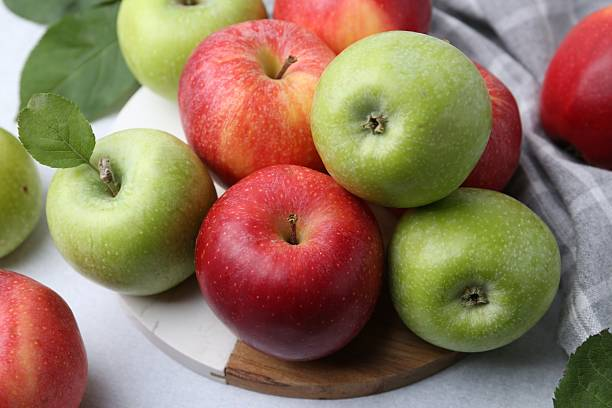
#> input picture src/apples.jpg, 612 x 408 px, given in place of the camera
$ python Nal6.py
#> lines starting #> are read from the running program, lines starting #| are printed output that depends on the picture; after the words box and inside, x2 and y2 are one past the last pixel; in counts of white or black regions, pixels touching at a corner belong together
import cv2 as cv
import numpy as np
import matplotlib.colors as cl

# a
cap = cv.VideoCapture(0) # 0 = privzeta spletna kamera
# Namesto številke lahko podamo tudi ime video datoteke
# Zanka za pridobitev naslednje slike

i = 0
while(True):
    i += 1
    # Poskusimo pridobiti trenutno sliko s spletne kamere
    ret, frame = cap.read()
#> frame is the input picture: shape (408, 612, 3); mean B, G, R 93.1, 119.2, 145.8
    # Če to ni mogoče (kamera izključena, itd.), končamo z izvajanjem funkcije
    if not ret:
        break
    # Prikaži trenutno sliko
    cv.imshow(f'frame1', frame)
    cv.imshow(f'frame2', frame)
    # Ob pritisku tipke 'q' prekini izvajanje funkcije
    if cv.waitKey(1) & 0xFF == ord('q'):
#> (key q is pressed here)
        break
# Zapri kamero in okno
cap.release()
cv.destroyAllWindows()

#b
cap = cv.VideoCapture(0)

while(True):
    ret, frame = cap.read()
    if not ret:
        break

    frame = cv.flip(frame, 1)
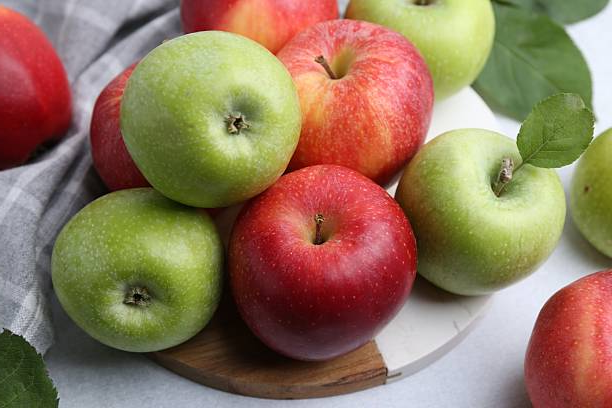
#> frame: shape (408, 612, 3); mean B, G, R 93.1, 119.2, 145.8

    gray = cv.cvtColor(frame, cv.COLOR_BGR2GRAY)
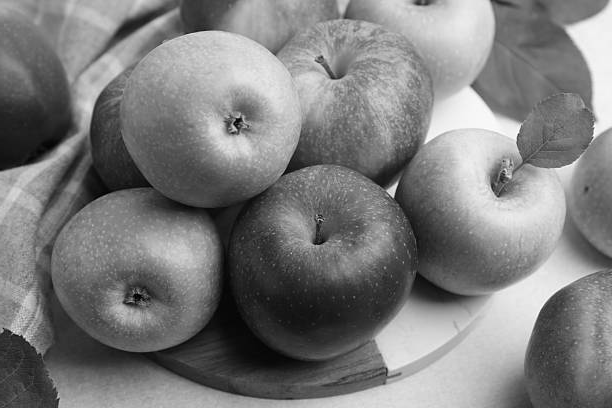
#> gray: shape (408, 612); min 1, max 254, mean 124.2

    cv.imshow(f'Original', frame)
    cv.imshow(f'Sivinska slika', gray)
    if cv.waitKey(1) & 0xFF == ord('q'):
#> (key q is pressed here)
        break
cap.release()
cv.destroyAllWindows()

#c
cap = cv.VideoCapture(0)

while(True):
    ret, frame = cap.read()
    if not ret:
        break

    frame = cv.flip(frame, 1)
    im = frame[..., ::-1]
    im_hsv = cl.rgb_to_hsv((im / 255).astype(np.float32))
#> im_hsv: shape (408, 612, 3) float32; mean of channels 0, 1, 2 0.377, 0.449, 0.602

    H = im_hsv[..., 0]
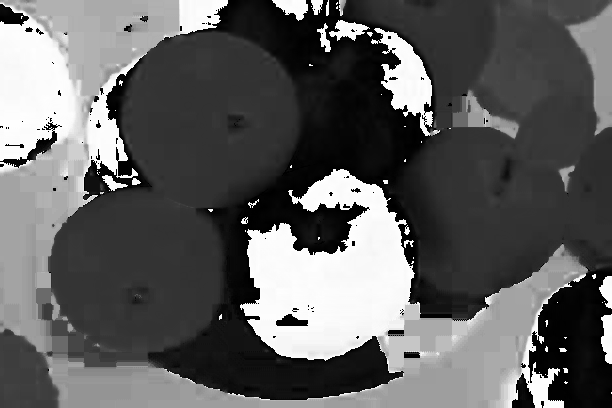
#> H: shape (408, 612) float32; min 0, max 0.999, mean 0.377

    m_h = (H < 0.38) & (H > 0.27)
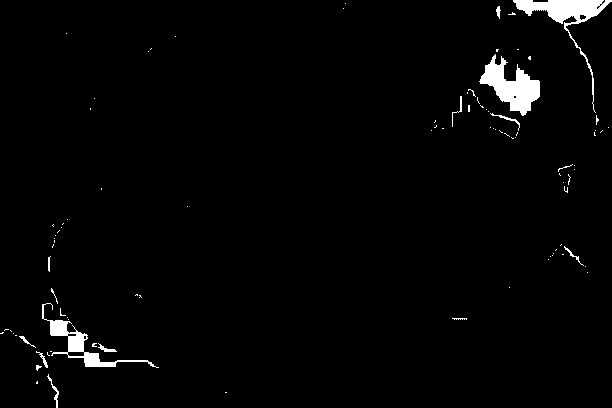
#> m_h: shape (408, 612) bool; 2.1% white; 94 white regions (78 under 20 px), largest, box (x1, y1, x2, y2) and area: (479, 54, 540, 116) 1725, (513, 0, 612, 113) 1582, (42, 303, 159, 368) 1106
    m_hsv = (m_h) & (im_hsv[..., 1] > 0.25)
#> m_hsv: shape (408, 612) bool; 1.2% white; 26 white regions (21 under 20 px), largest, box (x1, y1, x2, y2) and area: (479, 54, 540, 116) 1720, (514, 0, 604, 24) 1039, (496, 6, 501, 19) 34, (54, 394, 58, 408) 24, (36, 365, 42, 371) 20

    kernal = cv.getStructuringElement(cv.MORPH_ELLIPSE, (10,10))
    m_hsv = m_hsv.astype(np.uint8) * 255
    m_hsv = cv.morphologyEx(m_hsv, cv.MORPH_CLOSE, kernal)
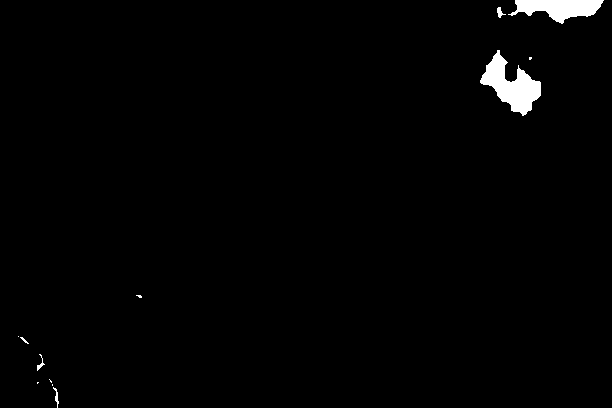
#> m_hsv: shape (408, 612); 1.3% white; 12 white regions (6 under 20 px), largest, box (x1, y1, x2, y2) and area: (480, 50, 541, 116) 1830, (508, 0, 604, 24) 1330, (497, 7, 506, 18) 47, (53, 387, 59, 408) 44, (37, 354, 45, 371) 40, (20, 337, 29, 344) 20
    m_hsv = cv.morphologyEx(m_hsv, cv.MORPH_OPEN, kernal)
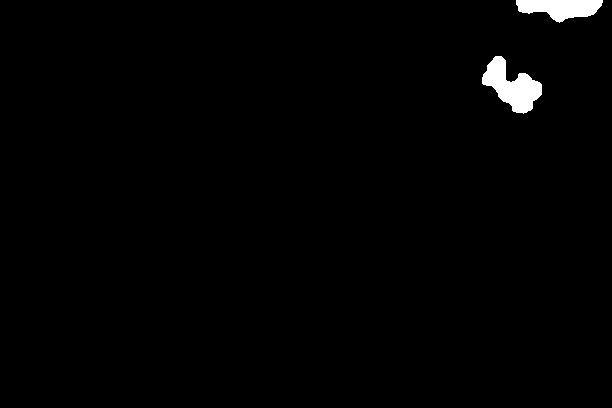
#> m_hsv: shape (408, 612); 1.2% white; 2 white regions

    cnt, _ = cv.findContours(m_hsv, cv.RETR_EXTERNAL, cv.CHAIN_APPROX_SIMPLE)
#> cnt = 2 contours; box (x1, y1, x2, y2) and area: (482, 56, 542, 114) 1667, (516, 0, 603, 23) 1208

    cv.drawContours(frame, cnt, -1, (0, 0, 255), 2)
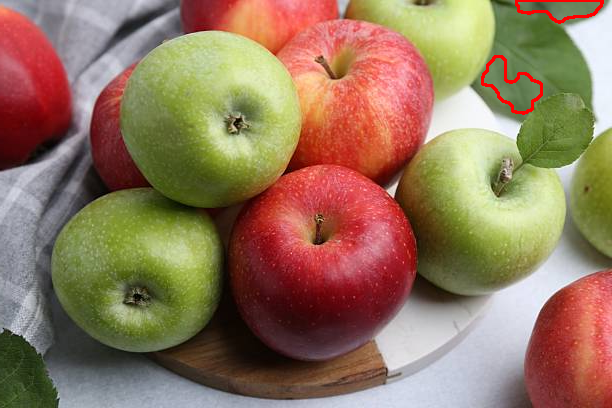
#> frame: shape (408, 612, 3); 0.49% of pixels changed, all inside (x1, y1, x2, y2) = (481, 0, 604, 115)

    cv.imshow('Tracking', m_hsv)
    cv.imshow('Outline', frame)

    if cv.waitKey(1) & 0xFF == ord('q'):
#> (key q is pressed here)
        break
cap.release()
cv.destroyAllWindows()

$ run again, on src/trucks.jpg
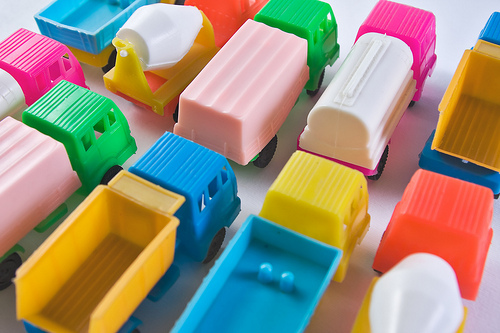
#> input picture src/trucks.jpg, 500 x 333 px, given in place of the camera
#> frame is the input picture: shape (333, 500, 3); mean B, G, R 124.9, 144.4, 154.9
#> im_hsv: shape (333, 500, 3) float32; mean of channels 0, 1, 2 0.42, 0.568, 0.758
#> `m_h = (H < 0.38) & (H > 0.27)`:
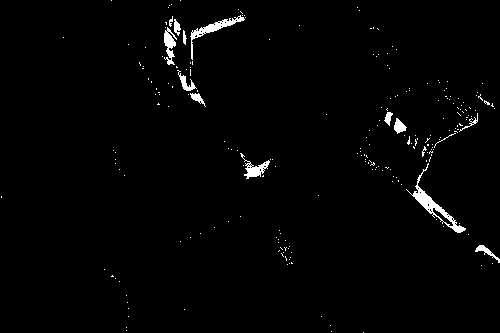
#> m_h: shape (333, 500) bool; 1.6% white; 229 white regions (214 under 20 px), largest, box (x1, y1, x2, y2) and area: (406, 163, 466, 233) 583, (190, 15, 245, 60) 398, (164, 27, 177, 65) 254
#> cnt = 5 contours; box (x1, y1, x2, y2) and area: (166, 20, 195, 48) 502, (413, 189, 454, 226) 496, (413, 138, 437, 157) 271, (182, 70, 195, 92) 196, (468, 113, 479, 125) 91
#> `cv.drawContours(frame, cnt, -1, (0, 0, 255), 2)`:
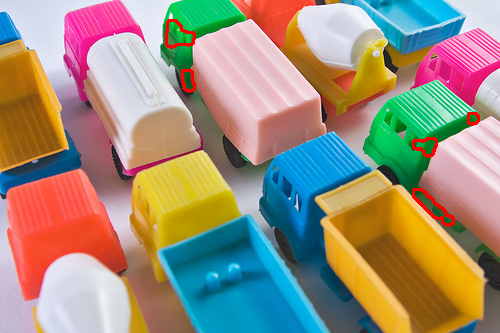
#> frame: shape (333, 500, 3); mean B, G, R 124.4, 143.5, 156.4
